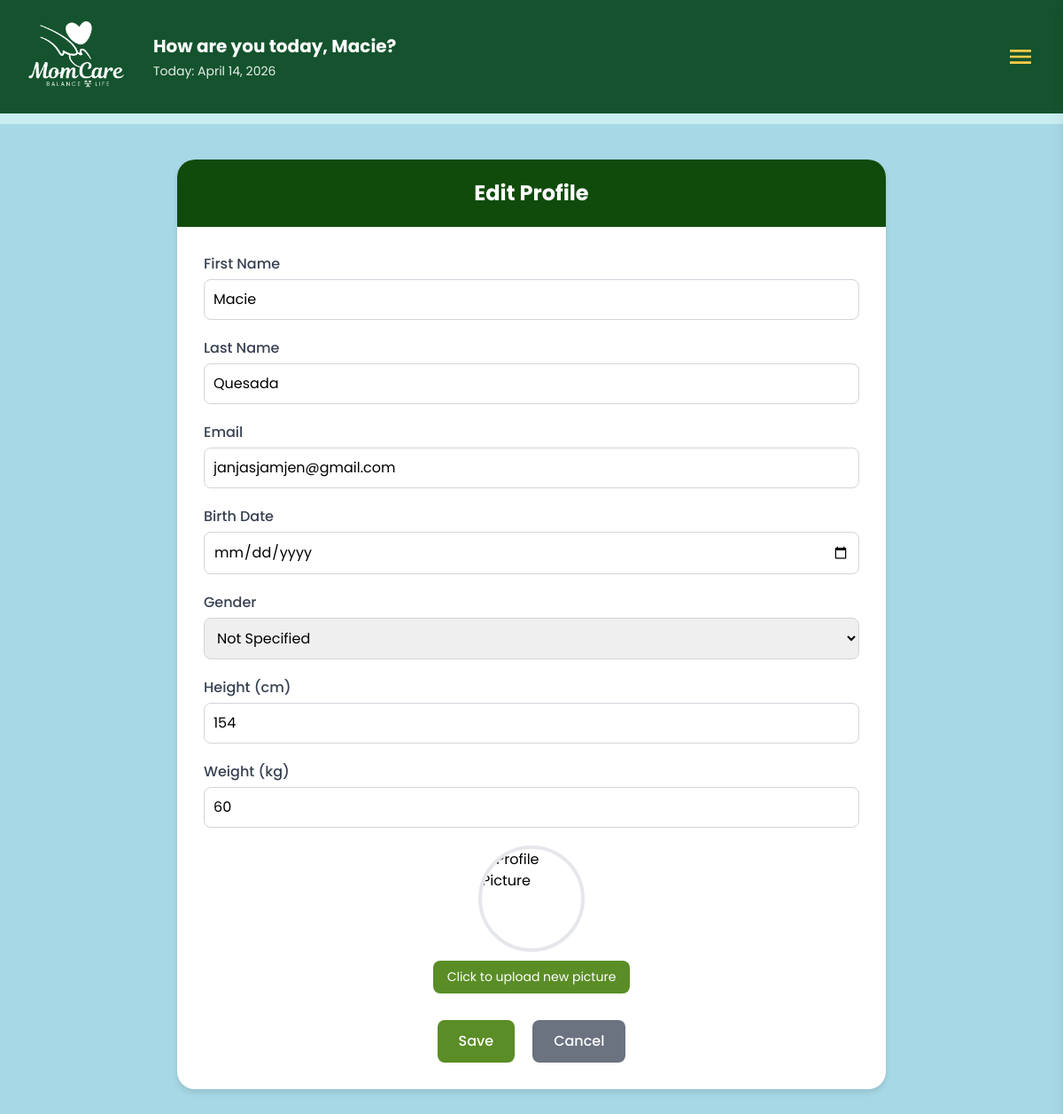
Page /profile/edit/2 (signed in) on the committed database.
### tables this page shows
CREATE TABLE users (
            id INTEGER PRIMARY KEY AUTOINCREMENT,
            first TEXT NOT NULL,
            last TEXT NOT NULL,
            email TEXT NOT NULL UNIQUE,
            birthdate TEXT,
            password_hash TEXT NOT NULL,
            security_question TEXT,
            security_answer TEXT,
            gender TEXT,
            height TEXT,
            weight TEXT,
            profile_picture TEXT
        );

### app.py (the view, shortened to what this page needs)
@app.route('/profile/edit/<int:user_id>', methods=['GET', 'POST'])
def edit_profile(user_id):
    user_email = session.get('user_email')
    if not user_email:
        flash('Please sign in.')
        return redirect(url_for('index'))
    conn = get_db()
    cur = conn.cursor()
    cur.execute('SELECT * FROM users WHERE id = ?', (user_id,))
    user_row = cur.fetchone()
    conn.close()
    if not user_row:
        flash('User not found.')
        return redirect(url_for('dashboard'))
    if user_row['email'] != user_email:
        flash('Unauthorized access.')
        return redirect(url_for('dashboard'))
    user = dict(user_row)
    user['first_name'] = user['first']
    user['last_name'] = user['last']
    user['birthdate_display'] = user['birthdate']
    user['gender'] = user.get('gender', 'Not Specified')
    user['height_display'] = user.get('height', '0')
    user['weight_display'] = user.get('weight', '0')
    user['profile_picture'] = user.get('profile_picture', '')
    first = session.get('user_first')
    today = datetime.now().strftime('%B %d, %Y')
    return render_template('edit.html', user=user, first=first, today=today)

### app.py (called while the page is built)
def get_db() -> Connection:
    conn = sqlite3.connect(DB_PATH, timeout=30)
    conn.row_factory = sqlite3.Row
    try:
        conn.execute('PRAGMA journal_mode=WAL;')
        conn.execute('PRAGMA synchronous=NORMAL;')
        conn.execute('PRAGMA foreign_keys=ON;')
    except Exception:
        pass
    return conn

### templates/edit.html (shortened to what this page needs)
<!DOCTYPE html>
<html lang="en">
<head>
    <script src="https://cdn.tailwindcss.com"></script>
    <link rel="stylesheet" href="https://cdnjs.cloudflare.com/ajax/libs/font-awesome/6.0.0-beta3/css/all.min.css">
</head>
<body class="bg-[#a7d8e5] font-['Poppins']">
    {% include 'navbar.html' %}
    <div class="profile-container">
        <div class="profile-header">Edit Profile</div>
        <div class="profile-content">
            <form method="POST" action="{{ url_for('edit_profile', user_id=user.id) }}" enctype="multipart/form-data">
                <div class="detail-row">
                    <label for="first_name">First Name</label>
                    <input type="text" id="first_name" name="first_name" value="{{ user.first_name or '' }}" required>
                </div>
                <div class="detail-row">
                    <label for="last_name">Last Name</label>
                    <input type="text" id="last_name" name="last_name" value="{{ user.last_name or '' }}" required>
                </div>
                <div class="detail-row">
                    <label for="email">Email</label>
                    <input type="email" id="email" name="email" value="{{ user.email or '' }}" required>
                </div>
                <div class="detail-row">
                    <label for="birthdate">Birth Date</label>
                    <input type="date" id="birthdate" name="birthdate" value="{{ user.birthdate or '' }}">
                </div>
                <div class="detail-row">
                    <label for="gender">Gender</label>
                    <select id="gender" name="gender">
                        <option value="Not Specified" {% if user.gender=='Not Specified' or not user.gender %}selected{%
                            endif %}>Not Specified</option>
                    </select>
                </div>
                <div class="detail-row">
                    <label for="height">Height (cm)</label>
                    <input type="number" id="height" name="height" value="{{ user.height or '' }}">
                </div>
                <div class="detail-row">
                    <label for="weight">Weight (kg)</label>
                    <input type="number" id="weight" name="weight" value="{{ user.weight or '' }}">
                </div>
                <div class="profile-photo">
                    <img id="profile-preview"
                        src="{{ url_for('static', filename=user.profile_picture) if user.profile_picture else url_for('static', filename='images/default-avatar.png') }}"
                        alt="Profile Picture">
                    <label for="profile_picture" class="upload-label">Click to upload new picture</label>
                </div>
                <div class="btn-row">
                    <button class="save-btn" type="submit">Save</button>
                    <a href="{{ url_for('profile', user_id=user.id) }}">
                        <button type="button" class="cancel-btn">Cancel</button>
                    </a>
                </div>
            </form>
        </div>
    </div>
</body>
</html>

### templates/navbar.html (shortened to what this page needs)
<header class="bg-green-900 text-white">
  <div class="max-w-7xl m-auto px-6 py-6">
    <div class="flex items-center justify-between relative">
      {% if request.endpoint == 'profile' %}
      <div class="flex items-center gap-6">
        <img src="{{ url_for('static', filename='images/momcare_logo_white.png') }}" alt="MomCare"
          class="h-20 w-auto" />
        <div>
          <h1 class="text-l lg:text-xl font-bold">My Account</h1>
          <p class="mt-1 text-sm opacity-90">Today: <span id="currentDateDisplay">{{ today or ''
              }}</span></p>
        </div>
      </div>
      {% else %}
      <div class="flex items-center gap-6">
        <img src="{{ url_for('static', filename='images/momcare_logo_white.png') }}" alt="MomCare"
          class="h-20 w-auto" />
        <div>
          <h1 class="text-l lg:text-xl font-bold">How are you today, {{ first or session.get('user_first') or
            'User' }}?</h1>
          <p class="mt-1 text-sm opacity-90">Today: <span id="currentDateDisplay">{{ today or ''
              }}</span></p>
        </div>
      </div>
      {% endif %}
      <div class="flex items-center gap-2 md:gap-4">
        <button id="menu-toggle" class="p-3 md:p-2 rounded-md focus:outline-none" aria-label="Open menu"
          aria-expanded="false" aria-controls="menu-list">
          <svg class="h-8 w-8 text-[#ffcc48]" xmlns="http://www.w3.org/2000/svg" fill="currentColor"
            viewBox="0 0 24 24">
            <path d="M3 6h18v2H3zM3 11h18v2H3zM3 16h18v2H3z" />
          </svg>
        </button>
      </div>
    </div>
  </div>
</header>
<div class="h-3 bg-[#c9eef2]"></div>

### templates/edit.html (style rules this page uses)
.profile-container { width: 90%; max-width: 800px; background: white; margin: 40px auto; border-radius: 20px; overflow: hidden; box-shadow: 0 4px 6px rgba(0, 0, 0, 0.1); }
.profile-header { background: #104b0b; color: white; padding: 20px; text-align: center; font-size: 24px; font-weight: bold; }
.profile-content { padding: 30px; }
.detail-row { margin-bottom: 20px; }
.detail-row label { display: block; margin-bottom: 5px; font-weight: 500; color: #374151; }
.detail-row input, .detail-row select { width: 100%; padding: 10px; border: 1px solid #d1d5db; border-radius: 8px; font-size: 16px; }
.profile-photo { display: flex; flex-direction: column; align-items: center; margin-bottom: 30px; }
.profile-photo img { width: 120px; height: 120px; border-radius: 50%; object-fit: cover; border: 4px solid #e5e7eb; margin-bottom: 10px; }
.upload-label { display: inline-block; padding: 8px 16px; background-color: #5a8d26; color: white; border-radius: 8px; cursor: pointer; font-size: 14px; transition: background-color 0.3s; }
.btn-row { display: flex; justify-content: center; gap: 20px; margin-top: 30px; }
.save-btn, .cancel-btn { padding: 12px 24px; border: none; border-radius: 8px; font-size: 16px; font-weight: 500; cursor: pointer; transition: background-color 0.3s; }
.save-btn { background-color: #5a8d26; color: white; }
.cancel-btn { background-color: #6b7280; color: white; }

### rows in the picture
users: first "Macie", first_name "Macie", last_name "Quesada", email "janjasjamjen@gmail.com", gender "Not Specified", height "154", weight "60"
